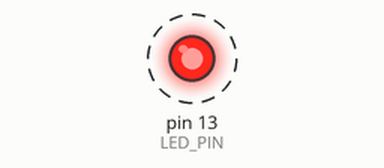
The sketch below on a simulated Arduino Mega 2560, built with avr-gcc and run on an emulated ATmega2560. On the bench: output pins drawn as LEDs (lit = HIGH). Dashed ring = blinking.

Above: at 0.4 s.
Timing chart, 0 to 4.6 s (numbered marks = the images above):
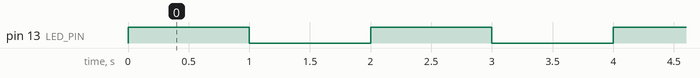

Measured:
- by itself, pin 13 (LED_PIN): alternates HIGH for 1.0 s and LOW for 1.0 s

The sketch:

sketch.ino
```cpp
#include <avr/io.h>
#include <avr/interrupt.h>

#define LED_PIN 13  // O LED está conectado ao pino digital 13

void setup() {
    // Configura o pino LED como saída
    pinMode(LED_PIN, OUTPUT);

    // Configura o temporizador no modo CTC
    // Temporizador 1 - Timer1
    TCCR1A = 0; // Limpa o registrador de controle A do Timer1
    TCCR1B = (1 << WGM12) | (1 << CS12) | (1 << CS10); // Modo CTC (WGM12) e prescaler de 1024 (CS12 e CS10)

    // Configurar o valor de comparação para 1 segundo
    OCR1A = 15624; // Valor calculado para um segundo com prescaler de 1024 (16MHz / 1024 = 15625 Hz)

    // Habilitar a interrupção de comparação A
    TIMSK1 = (1 << OCIE1A);

    // Habilitar interrupções globais
    sei();
}

void loop() {
    // O loop está vazio porque tudo está sendo controlado pela interrupção
}

// Rotina de serviço de interrupção para o evento de comparação do Timer1
ISR(TIMER1_COMPA_vect) {
    // Alterna o estado do LED
    PORTB ^= (1 << PORTB7); // Alternar o pino 13 (PORTB7) do Arduino
}
```
